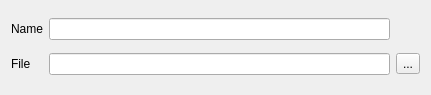
<?xml version="1.0" encoding="UTF-8"?>
<ui version="4.0">
 <class>StylesheetDetailsWidget</class>
 <widget class="QWidget" name="StylesheetDetailsWidget">
  <property name="geometry">
   <rect>
    <x>0</x>
    <y>0</y>
    <width>431</width>
    <height>95</height>
   </rect>
  </property>
  <property name="windowTitle">
   <string>Form</string>
  </property>
  <layout class="QGridLayout" name="gridLayout">
   <item row="0" column="0">
    <widget class="QLabel" name="label">
     <property name="text">
      <string>Name</string>
     </property>
    </widget>
   </item>
   <item row="0" column="1">
    <widget class="QLineEdit" name="nameEdit"/>
   </item>
   <item row="1" column="0">
    <widget class="QLabel" name="label_2">
     <property name="text">
      <string>File</string>
     </property>
    </widget>
   </item>
   <item row="1" column="1">
    <widget class="QLineEdit" name="pathEdit"/>
   </item>
   <item row="1" column="2">
    <widget class="QToolButton" name="pathButton">
     <property name="text">
      <string>...</string>
     </property>
    </widget>
   </item>
  </layout>
 </widget>
 <resources/>
 <connections/>
</ui>
